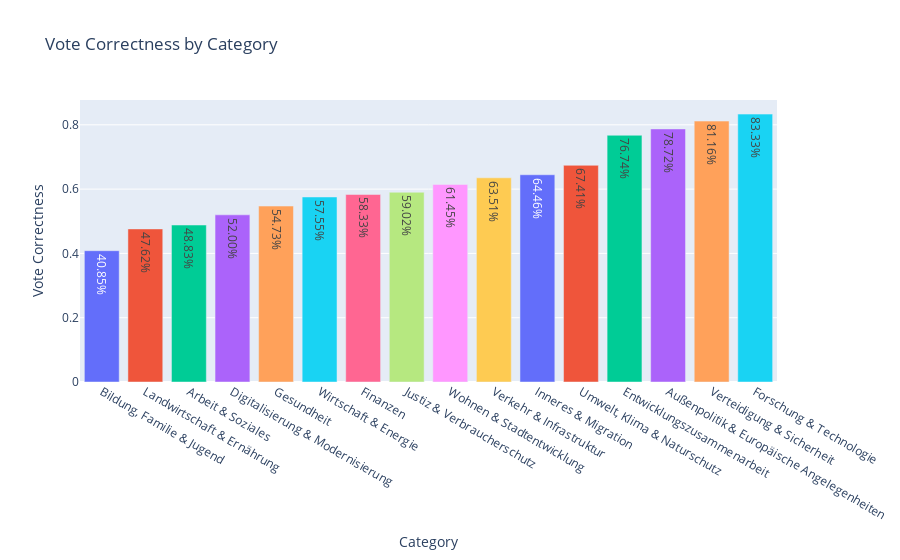

Notebook source saved alongside this figure:
### Code cell
by_category = predictions.groupby("category")["vote_correct"].mean().sort_values()

fig = px.bar(
    by_category,
    x=[cat.split("-")[0].strip() for cat in by_category.index],
    y=by_category.values,
    color=by_category.index,
    text=[f"{v:.2%}" for v in by_category.values],
    labels={"x": "Category", "y": "Vote Correctness"},
    title="Vote Correctness by Category",
)

fig.update_layout(
    xaxis_title="Category",
    yaxis_title="Vote Correctness",
    showlegend=False
)

fig.show()

### Figure 1 — Plotly figure (JSON) as saved in the notebook; plotly's stock layout.template omitted (floating-point values rounded to 4 significant figures)
{"data": [{"hovertemplate": "category=Bildung, Familie & Jugend - Schulen, Hochschulen, Familienförderung, Kinder- und Jugendpolitik<br>Category=%{x}<br>Vote Correctness=%{y}<br>text=%{text}<extra></extra>", "legendgroup": "Bildung, Familie & Jugend - Schulen, Hochschulen, Familienförderung, Kinder- und Jugendpolitik", "marker": {"color": "#636efa", "pattern": {"shape": ""}}, "name": "Bildung, Familie & Jugend - Schulen, Hochschulen, Familienförderung, Kinder- und Jugendpolitik", "orientation": "v", "showlegend": true, "text": ["40.85%"], "textposition": "auto", "type": "bar", "x": ["Bildung, Familie & Jugend"], "xaxis": "x", "y": [0.4085], "yaxis": "y"}, {"hovertemplate": "category=Landwirtschaft & Ernährung - Agrarpolitik, Ernährungssicherheit, Ländliche Entwicklung<br>Category=%{x}<br>Vote Correctness=%{y}<br>text=%{text}<extra></extra>", "legendgroup": "Landwirtschaft & Ernährung - Agrarpolitik, Ernährungssicherheit, Ländliche Entwicklung", "marker": {"color": "#EF553B", "pattern": {"shape": ""}}, "name": "Landwirtschaft & Ernährung - Agrarpolitik, Ernährungssicherheit, Ländliche Entwicklung", "orientation": "v", "showlegend": true, "text": ["47.62%"], "textposition": "auto", "type": "bar", "x": ["Landwirtschaft & Ernährung"], "xaxis": "x", "y": [0.4762], "yaxis": "y"}, {"hovertemplate": "category=Arbeit & Soziales - Arbeitsmarktpolitik, Sozialversicherung, Renten, Integration<br>Category=%{x}<br>Vote Correctness=%{y}<br>text=%{text}<extra></extra>", "legendgroup": "Arbeit & Soziales - Arbeitsmarktpolitik, Sozialversicherung, Renten, Integration", "marker": {"color": "#00cc96", "pattern": {"shape": ""}}, "name": "Arbeit & Soziales - Arbeitsmarktpolitik, Sozialversicherung, Renten, Integration", "orientation": "v", "showlegend": true, "text": ["48.83%"], "textposition": "auto", "type": "bar", "x": ["Arbeit & Soziales"], "xaxis": "x", "y": [0.4883], "yaxis": "y"}, {"hovertemplate": "category=Digitalisierung & Modernisierung - E-Government, IT-Infrastruktur, digitale Verwaltung, Cybersecurity<br>Category=%{x}<br>Vote Correctness=%{y}<br>text=%{text}<extra></extra>", "legendgroup": "Digitalisierung & Modernisierung - E-Government, IT-Infrastruktur, digitale Verwaltung, Cybersecurity", "marker": {"color": "#ab63fa", "pattern": {"shape": ""}}, "name": "Digitalisierung & Modernisierung - E-Government, IT-Infrastruktur, digitale Verwaltung, Cybersecurity", "orientation": "v", "showlegend": true, "text": ["52.00%"], "textposition": "auto", "type": "bar", "x": ["Digitalisierung & Modernisierung"], "xaxis": "x", "y": [0.52], "yaxis": "y"}, {"hovertemplate": "category=Gesundheit - Gesundheitssystem, Krankenversicherung, Arzneimittelregulierung, Pandemie- und Präventionspolitik<br>Category=%{x}<br>Vote Correctness=%{y}<br>text=%{text}<extra></extra>", "legendgroup": "Gesundheit - Gesundheitssystem, Krankenversicherung, Arzneimittelregulierung, Pandemie- und Präventionspolitik", "marker": {"color": "#FFA15A", "pattern": {"shape": ""}}, "name": "Gesundheit - Gesundheitssystem, Krankenversicherung, Arzneimittelregulierung, Pandemie- und Präventionspolitik", "orientation": "v", "showlegend": true, "text": ["54.73%"], "textposition": "auto", "type": "bar", "x": ["Gesundheit"], "xaxis": "x", "y": [0.5473], "yaxis": "y"}, {"hovertemplate": "category=Wirtschaft & Energie - Industriepolitik, Mittelstand, Energieversorgung, Wirtschaftsordnungen<br>Category=%{x}<br>Vote Correctness=%{y}<br>text=%{text}<extra></extra>", "legendgroup": "Wirtschaft & Energie - Industriepolitik, Mittelstand, Energieversorgung, Wirtschaftsordnungen", "marker": {"color": "#19d3f3", "pattern": {"shape": ""}}, "name": "Wirtschaft & Energie - Industriepolitik, Mittelstand, Energieversorgung, Wirtschaftsordnungen", "orientation": "v", "showlegend": true, "text": ["57.55%"], "textposition": "auto", "type": "bar", "x": ["Wirtschaft & Energie"], "xaxis": "x", "y": [0.5755], "yaxis": "y"}, {"hovertemplate": "category=Finanzen - Steuern, Staatsbudget, Haushalts- und Finanzpolitik<br>Category=%{x}<br>Vote Correctness=%{y}<br>text=%{text}<extra></extra>", "legendgroup": "Finanzen - Steuern, Staatsbudget, Haushalts- und Finanzpolitik", "marker": {"color": "#FF6692", "pattern": {"shape": ""}}, "name": "Finanzen - Steuern, Staatsbudget, Haushalts- und Finanzpolitik", "orientation": "v", "showlegend": true, "text": ["58.33%"], "textposition": "auto", "type": "bar", "x": ["Finanzen"], "xaxis": "x", "y": [0.5833], "yaxis": "y"}, {"hovertemplate": "category=Justiz & Verbraucherschutz - Rechtsprechung, Gesetzgebung, Verbraucherschutz, Datenschutz<br>Category=%{x}<br>Vote Correctness=%{y}<br>text=%{text}<extra></extra>", "legendgroup": "Justiz & Verbraucherschutz - Rechtsprechung, Gesetzgebung, Verbraucherschutz, Datenschutz", "marker": {"color": "#B6E880", "pattern": {"shape": ""}}, "name": "Justiz & Verbraucherschutz - Rechtsprechung, Gesetzgebung, Verbraucherschutz, Datenschutz", "orientation": "v", "showlegend": true, "text": ["59.02%"], "textposition": "auto", "type": "bar", "x": ["Justiz & Verbraucherschutz"], "xaxis": "x", "y": [0.5902], "yaxis": "y"}, {"hovertemplate": "category=Wohnen & Stadtentwicklung - Wohnungsbau, Städtebau, Bauordnung, Städtebauförderung<br>Category=%{x}<br>Vote Correctness=%{y}<br>text=%{text}<extra></extra>", "legendgroup": "Wohnen & Stadtentwicklung - Wohnungsbau, Städtebau, Bauordnung, Städtebauförderung", "marker": {"color": "#FF97FF", "pattern": {"shape": ""}}, "name": "Wohnen & Stadtentwicklung - Wohnungsbau, Städtebau, Bauordnung, Städtebauförderung", "orientation": "v", "showlegend": true, "text": ["61.45%"], "textposition": "auto", "type": "bar", "x": ["Wohnen & Stadtentwicklung"], "xaxis": "x", "y": [0.6145], "yaxis": "y"}, {"hovertemplate": "category=Verkehr & Infrastruktur - Straßen-, Schienen- und Luftverkehr, Mobilitätskonzepte, Infrastrukturprojekte<br>Category=%{x}<br>Vote Correctness=%{y}<br>text=%{text}<extra></extra>", "legendgroup": "Verkehr & Infrastruktur - Straßen-, Schienen- und Luftverkehr, Mobilitätskonzepte, Infrastrukturprojekte", "marker": {"color": "#FECB52", "pattern": {"shape": ""}}, "name": "Verkehr & Infrastruktur - Straßen-, Schienen- und Luftverkehr, Mobilitätskonzepte, Infrastrukturprojekte", "orientation": "v", "showlegend": true, "text": ["63.51%"], "textposition": "auto", "type": "bar", "x": ["Verkehr & Infrastruktur"], "xaxis": "x", "y": [0.6351], "yaxis": "y"}, {"hovertemplate": "category=Inneres & Migration - Innere Sicherheit, öffentliche Verwaltung, Migration, Staatsbürgerschaft<br>Category=%{x}<br>Vote Correctness=%{y}<br>text=%{text}<extra></extra>", "legendgroup": "Inneres & Migration - Innere Sicherheit, öffentliche Verwaltung, Migration, Staatsbürgerschaft", "marker": {"color": "#636efa", "pattern": {"shape": ""}}, "name": "Inneres & Migration - Innere Sicherheit, öffentliche Verwaltung, Migration, Staatsbürgerschaft", "orientation": "v", "showlegend": true, "text": ["64.46%"], "textposition": "auto", "type": "bar", "x": ["Inneres & Migration"], "xaxis": "x", "y": [0.6446], "yaxis": "y"}, {"hovertemplate": "category=Umwelt, Klima & Naturschutz - Umweltschutz, Klimapläne, Artenschutz, nukleare Sicherheit<br>Category=%{x}<br>Vote Correctness=%{y}<br>text=%{text}<extra></extra>", "legendgroup": "Umwelt, Klima & Naturschutz - Umweltschutz, Klimapläne, Artenschutz, nukleare Sicherheit", "marker": {"color": "#EF553B", "pattern": {"shape": ""}}, "name": "Umwelt, Klima & Naturschutz - Umweltschutz, Klimapläne, Artenschutz, nukleare Sicherheit", "orientation": "v", "showlegend": true, "text": ["67.41%"], "textposition": "auto", "type": "bar", "x": ["Umwelt, Klima & Naturschutz"], "xaxis": "x", "y": [0.6741], "yaxis": "y"}, {"hovertemplate": "category=Entwicklungszusammenarbeit - Entwicklungsprojekte, humanitäre Hilfe, internationale Zusammenarbeit<br>Category=%{x}<br>Vote Correctness=%{y}<br>text=%{text}<extra></extra>", "legendgroup": "Entwicklungszusammenarbeit - Entwicklungsprojekte, humanitäre Hilfe, internationale Zusammenarbeit", "marker": {"color": "#00cc96", "pattern": {"shape": ""}}, "name": "Entwicklungszusammenarbeit - Entwicklungsprojekte, humanitäre Hilfe, internationale Zusammenarbeit", "orientation": "v", "showlegend": true, "text": ["76.74%"], "textposition": "auto", "type": "bar", "x": ["Entwicklungszusammenarbeit"], "xaxis": "x", "y": [0.7674], "yaxis": "y"}, {"hovertemplate": "category=Außenpolitik & Europäische Angelegenheiten - Diplomatie, internationale Beziehungen, EU-Politik<br>Category=%{x}<br>Vote Correctness=%{y}<br>text=%{text}<extra></extra>", "legendgroup": "Außenpolitik & Europäische Angelegenheiten - Diplomatie, internationale Beziehungen, EU-Politik", "marker": {"color": "#ab63fa", "pattern": {"shape": ""}}, "name": "Außenpolitik & Europäische Angelegenheiten - Diplomatie, internationale Beziehungen, EU-Politik", "orientation": "v", "showlegend": true, "text": ["78.72%"], "textposition": "auto", "type": "bar", "x": ["Außenpolitik & Europäische Angelegenheiten"], "xaxis": "x", "y": [0.7872], "yaxis": "y"}, {"hovertemplate": "category=Verteidigung & Sicherheit - Militär, Verteidigungsstrategie, Bundeswehr, Rüstung<br>Category=%{x}<br>Vote Correctness=%{y}<br>text=%{text}<extra></extra>", "legendgroup": "Verteidigung & Sicherheit - Militär, Verteidigungsstrategie, Bundeswehr, Rüstung", "marker": {"color": "#FFA15A", "pattern": {"shape": ""}}, "name": "Verteidigung & Sicherheit - Militär, Verteidigungsstrategie, Bundeswehr, Rüstung", "orientation": "v", "showlegend": true, "text": ["81.16%"], "textposition": "auto", "type": "bar", "x": ["Verteidigung & Sicherheit"], "xaxis": "x", "y": [0.8116], "yaxis": "y"}, {"hovertemplate": "category=Forschung & Technologie - Innovationsförderung, Raumfahrt, Forschungseinrichtungen, Technologietransfer<br>Category=%{x}<br>Vote Correctness=%{y}<br>text=%{text}<extra></extra>", "legendgroup": "Forschung & Technologie - Innovationsförderung, Raumfahrt, Forschungseinrichtungen, Technologietransfer", "marker": {"color": "#19d3f3", "pattern": {"shape": ""}}, "name": "Forschung & Technologie - Innovationsförderung, Raumfahrt, Forschungseinrichtungen, Technologietransfer", "orientation": "v", "showlegend": true, "text": ["83.33%"], "textposition": "auto", "type": "bar", "x": ["Forschung & Technologie"], "xaxis": "x", "y": [0.8333], "yaxis": "y"}], "layout": {"barmode": "relative", "legend": {"title": {"text": "category"}, "tracegroupgap": 0}, "showlegend": false, "title": {"text": "Vote Correctness by Category"}, "xaxis": {"anchor": "y", "domain": [0, 1], "title": {"text": "Category"}}, "yaxis": {"anchor": "x", "domain": [0, 1], "title": {"text": "Vote Correctness"}}}}
